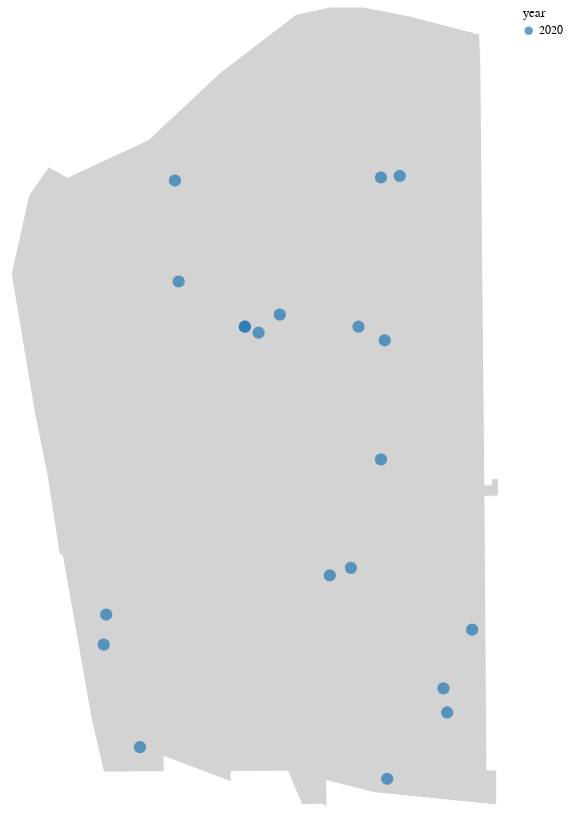

Notebook source saved alongside this figure:
### Markdown cell above
### 2020 homicides

### Code cell
# Boyle Heights neighborhood background
background = (
    alt.Chart(boyle_heights)
    .mark_geoshape(fill="lightgray", stroke="white")
    .properties(width=500, height=800)
)

# homicide positions on background
points = (
    alt.Chart(bh_homicides.query("year == 2020"))
    .mark_circle(size=150)
    .encode(
        longitude="longitude:Q",
        latitude="latitude:Q",
        color=alt.Color("year:N", scale=alt.Scale(scheme="category10")),
        tooltip=[
            "record_id:N",
            "year:N",
            "date_occurred:N",
            "premises_description:N",
            "weapon_description:N",
        ],
    )
)

(background + points).properties(height=600, width=300).configure_legend(
    symbolType="circle", symbolSize=70
)

### Figure 1 — Vega-Lite specification as saved in the notebook (floating-point values rounded to 4 significant figures)
{"config": {"view": {"width": 800, "height": 450}, "background": "#ffffff", "title": {"anchor": "start", "font": "Benton Gothic Bold, sans", "fontColor": "#000000", "fontSize": 22, "fontWeight": "normal"}, "arc": {"fill": "#82c6df"}, "area": {"fill": "#82c6df"}, "line": {"stroke": "#82c6df", "strokeWidth": 3}, "path": {"stroke": "#82c6df"}, "rect": {"fill": "#82c6df"}, "shape": {"stroke": "#82c6df"}, "bar": {"fill": "#82c6df"}, "point": {"stroke": "#82c6df"}, "symbol": {"fill": "#82c6df", "size": 30}, "axis": {"titleFont": "Benton Gothic Bold, sans", "titleFontSize": 13, "titleFontWeight": "normal", "labelFont": "Benton Gothic, sans", "labelFontSize": 11.5, "labelFontWeight": "normal"}, "axisX": {"labelAngle": 0, "labelPadding": 4, "tickSize": 3}, "axisY": {"labelBaseline": "middle", "maxExtent": 45, "minExtent": 45, "tickSize": 2, "titleAlign": "left", "titleAngle": 0, "titleX": -45, "titleY": -11}, "legend": {"titleFont": "Benton Gothic Bold, sans", "titleFontSize": 13, "titleFontWeight": "normal", "symbolType": "circle", "labelFont": "Benton Gothic, sans", "labelFontSize": 11.5, "symbolSize": 70}, "range": {"category": ["#3580b1", "#ec8431", "#ab7fb4", "#c89d29", "#adc839", "#829eb1"], "diverging": ["#e68a4f", "#f4bb6a", "#f9e39c", "#dadfe2", "#a6b7c6", "#849eae"], "heatmap": ["#fbf2c7", "#f9e39c", "#f8d36e", "#f4bb6a", "#e68a4f", "#d15a40", "#ab4232"], "ordinal": ["#fbf2c7", "#f9e39c", "#f8d36e", "#f4bb6a", "#e68a4f", "#d15a40", "#ab4232"], "ramp": ["#fbf2c7", "#f9e39c", "#f8d36e", "#f4bb6a", "#e68a4f", "#d15a40", "#ab4232"]}}, "layer": [{"data": {"name": "data-a26633d19f75df061e037f0379057434"}, "mark": {"type": "geoshape", "fill": "lightgray", "stroke": "white"}, "height": 800, "width": 500}, {"data": {"name": "data-accc05bf2289201336830c97dfccee1c"}, "mark": {"type": "circle", "size": 150}, "encoding": {"color": {"type": "nominal", "field": "year", "scale": {"scheme": "category10"}}, "latitude": {"field": "latitude", "type": "quantitative"}, "longitude": {"field": "longitude", "type": "quantitative"}, "tooltip": [{"type": "nominal", "field": "record_id"}, {"type": "nominal", "field": "year"}, {"type": "nominal", "field": "date_occurred"}, {"type": "nominal", "field": "premises_description"}, {"type": "nominal", "field": "weapon_description"}]}}], "height": 600, "width": 300, "$schema": "https://vega.github.io/schema/vega-lite/v4.8.1.json", "datasets": {"data-a26633d19f75df061e037f0379057434": [{"name": "Boyle Heights", "type": "Feature", "geometry": {"type": "MultiPolygon", "coordinates": [[[[-118.2, 34.06], [-118.2, 34.03], [-118.2, 34.03], [-118.2, 34.03], [-118.2, 34.03], [-118.2, 34.03], [-118.2, 34.03], [-118.2, 34.03], [-118.2, 34.02], [-118.2, 34.02], [-118.2, 34.01], [-118.2, 34.01], [-118.2, 34.01], [-118.2, 34.01], [-118.2, 34.01], [-118.2, 34.01], [-118.2, 34.02], [-118.2, 34.01], [-118.2, 34.01], [-118.2, 34.02], [-118.2, 34.01], [-118.2, 34.01], [-118.2, 34.02], [-118.2, 34.03], [-118.2, 34.03], [-118.2, 34.03], [-118.2, 34.04], [-118.2, 34.05], [-118.2, 34.05], [-118.2, 34.06], [-118.2, 34.05], [-118.2, 34.06], [-118.2, 34.06], [-118.2, 34.07], [-118.2, 34.07], [-118.2, 34.07], [-118.2, 34.07], [-118.2, 34.06], [-118.2, 34.06]]]]}}], "data-accc05bf2289201336830c97dfccee1c": [{"address": "2600    MARENGO                      ST", "crime_code": 110.0, "crime_code_description": "Criminal homicide", "crm_cd_1": 110.0, "crm_cd_2": null, "crm_cd_3": null, "crm_cd_4": null, "cross_street": null, "date_occurred": "2020-02-10", "date_reported": "2020-02-10", "day": 10, "descent_description": "hispanic", "division": "4.0", "division.1": null, "division_name": "Hollenbeck", "hour": 2, "index_right": 9, "latitude": 34.05, "longitude": -118.2, "minute": 0, "modus_operandi_code": "0913 1100 1402 0430 1820 0302 1309 0906", "month": 2, "monthname": "February", "name": "Boyle Heights", "part_category": "other", "part_type": 1, "premises_code": "501", "premises_description": "Single family dwelling", "quarter": 1, "record_id": 200405562, "reporting_district": 449, "status_code": "AA", "status_code_description": "adult_arrest", "time_occurred": 200, "victim_age": 29.0, "victim_descent": "H", "victim_sex": "male", "weapon_code": 109.0, "weapon_description": "Semi-automatic pistol", "weekday": 0, "year": 2020, "type": "Feature", "geometry": {"type": "Point", "coordinates": [-118.2, 34.05]}}, {"address": "900    GRANDE VISTA                 AV", "crime_code": 110.0, "crime_code_description": "Criminal homicide", "crm_cd_1": 110.0, "crm_cd_2": 998.0, "crm_cd_3": null, "crm_cd_4": null, "cross_street": null, "date_occurred": "2020-03-17", "date_reported": "2020-03-17", "day": 17, "descent_description": "hispanic", "division": "4.0", "division.1": null, "division_name": "Hollenbeck", "hour": 9, "index_right": 9, "latitude": 34.03, "longitude": -118.2, "minute": 5, "modus_operandi_code": "0302 0334 0430 0202 0906 1100 2004 1407 1822 0341", "month": 3, "monthname": "March", "name": "Boyle Heights", "part_category": "other", "part_type": 1, "premises_code": "102", "premises_description": "Sidewalk", "quarter": 1, "record_id": 200407038, "reporting_district": 478, "status_code": "AA", "status_code_description": "adult_arrest", "time_occurred": 905, "victim_age": 26.0, "victim_descent": "H", "victim_sex": "male", "weapon_code": 109.0, "weapon_description": "Semi-automatic pistol", "weekday": 1, "year": 2020, "type": "Feature", "geometry": {"type": "Point", "coordinates": [-118.2, 34.03]}}, {"address": "1800    PENNSYLVANIA                 AV", "crime_code": 110.0, "crime_code_description": "Criminal homicide", "crm_cd_1": 110.0, "crm_cd_2": null, "crm_cd_3": null, "crm_cd_4": null, "cross_street": null, "date_occurred": "2020-09-26", "date_reported": "2020-09-26", "day": 26, "descent_description": "hispanic", "division": "4.0", "division.1": null, "division_name": "Hollenbeck", "hour": 9, "index_right": 9, "latitude": 34.05, "longitude": -118.2, "minute": 0, "modus_operandi_code": "1822 0400 0416 0429 1202", "month": 9, "monthname": "September", "name": "Boyle Heights", "part_category": "other", "part_type": 1, "premises_code": "101", "premises_description": "Street", "quarter": 3, "record_id": 200401071, "reporting_district": 453, "status_code": "IC", "status_code_description": "invest_cont", "time_occurred": 900, "victim_age": 62.0, "victim_descent": "H", "victim_sex": "male", "weapon_code": 400.0, "weapon_description": "Strong-arm (hands, fist, feet or bodily force)", "weekday": 5, "year": 2020, "type": "Feature", "geometry": {"type": "Point", "coordinates": [-118.2, 34.05]}}, {"address": "2800 E  CESAR E CHAVEZ               AV", "crime_code": 110.0, "crime_code_description": "Criminal homicide", "crm_cd_1": 110.0, "crm_cd_2": 998.0, "crm_cd_3": null, "crm_cd_4": null, "cross_street": null, "date_occurred": "2020-04-15", "date_reported": "2020-04-16", "day": 15, "descent_description": "hispanic", "division": "4.0", "division.1": null, "division_name": "Hollenbeck", "hour": 22, "index_right": 9, "latitude": 34.04, "longitude": -118.2, "minute": 59, "modus_operandi_code": "1402 1407 0946 1270 1809 1822 1100 0906 0430", "month": 4, "monthname": "April", "name": "Boyle Heights", "part_category": "other", "part_type": 1, "premises_code": "108", "premises_description": "Parking lot", "quarter": 2, "record_id": 200407880, "reporting_district": 466, "status_code": "AA", "status_code_description": "adult_arrest", "time_occurred": 2259, "victim_age": 45.0, "victim_descent": "H", "victim_sex": "male", "weapon_code": 102.0, "weapon_description": "Hand gun", "weekday": 2, "year": 2020, "type": "Feature", "geometry": {"type": "Point", "coordinates": [-118.2, 34.04]}}, {"address": "700    ECHANDIA                     ST", "crime_code": 110.0, "crime_code_description": "Criminal homicide", "crm_cd_1": 110.0, "crm_cd_2": 998.0, "crm_cd_3": null, "crm_cd_4": null, "cross_street": null, "date_occurred": "2020-05-15", "date_reported": "2020-05-15", "day": 15, "descent_description": "hispanic", "division": "4.0", "division.1": null, "division_name": "Hollenbeck", "hour": 7, "index_right": 9, "latitude": 34.05, "longitude": -118.2, "minute": 10, "modus_operandi_code": "0906 1822 1100 0430 0334 1407 0302", "month": 5, "monthname": "May", "name": "Boyle Heights", "part_category": "other", "part_type": 1, "premises_code": "109", "premises_description": "Park/playground", "quarter": 2, "record_id": 200408872, "reporting_district": 453, "status_code": "IC", "status_code_description": "invest_cont", "time_occurred": 710, "victim_age": 40.0, "victim_descent": "H", "victim_sex": "male", "weapon_code": 102.0, "weapon_description": "Hand gun", "weekday": 4, "year": 2020, "type": "Feature", "geometry": {"type": "Point", "coordinates": [-118.2, 34.05]}}, {"address": "3700    WHITTIER                     BL", "crime_code": 110.0, "crime_code_description": "Criminal homicide", "crm_cd_1": 110.0, "crm_cd_2": null, "crm_cd_3": null, "crm_cd_4": null, "cross_street": null, "date_occurred": "2020-07-18", "date_reported": "2020-07-18", "day": 18, "descent_description": "hispanic", "division": "4.0", "division.1": null, "division_name": "Hollenbeck", "hour": 12, "index_right": 9, "latitude": 34.02, "longitude": -118.2, "minute": 12, "modus_operandi_code": "1816 0430 1402 1407 0906 1218 2004 1100 0913 1817", "month": 7, "monthname": "July", "name": "Boyle Heights", "part_category": "other", "part_type": 1, "premises_code": "502", "premises_description": "Multi-unit dwelling (apartment, duplex, etc)", "quarter": 3, "record_id": 200410897, "reporting_district": 479, "status_code": "AA", "status_code_description": "adult_arrest", "time_occurred": 1212, "victim_age": 55.0, "victim_descent": "H", "victim_sex": "male", "weapon_code": 102.0, "weapon_description": "Hand gun", "weekday": 5, "year": 2020, "type": "Feature", "geometry": {"type": "Point", "coordinates": [-118.2, 34.02]}}, {"address": "400 N  EVERGREEN                    AV", "crime_code": 110.0, "crime_code_description": "Criminal homicide", "crm_cd_1": 110.0, "crm_cd_2": 998.0, "crm_cd_3": null, "crm_cd_4": null, "cross_street": null, "date_occurred": "2020-04-09", "date_reported": "2020-04-09", "day": 9, "descent_description": "hispanic", "division": "4.0", "division.1": null, "division_name": "Hollenbeck", "hour": 19, "index_right": 9, "latitude": 34.04, "longitude": -118.2, "minute": 55, "modus_operandi_code": "1407 1822 1100 0430 0305", "month": 4, "monthname": "April", "name": "Boyle Heights", "part_category": "other", "part_type": 1, "premises_code": "102", "premises_description": "Sidewalk", "quarter": 2, "record_id": 200407715, "reporting_district": 459, "status_code": "IC", "status_code_description": "invest_cont", "time_occurred": 1955, "victim_age": 44.0, "victim_descent": "H", "victim_sex": "male", "weapon_code": 109.0, "weapon_description": "Semi-automatic pistol", "weekday": 3, "year": 2020, "type": "Feature", "geometry": {"type": "Point", "coordinates": [-118.2, 34.04]}}, {"address": "1200    LOS PALOS                    ST", "crime_code": 110.0, "crime_code_description": "Criminal homicide", "crm_cd_1": 110.0, "crm_cd_2": 998.0, "crm_cd_3": null, "crm_cd_4": null, "cross_street": null, "date_occurred": "2020-06-10", "date_reported": "2020-06-10", "day": 10, "descent_description": "hispanic", "division": "4.0", "division.1": null, "division_name": "Hollenbeck", "hour": 19, "index_right": 9, "latitude": 34.02, "longitude": -118.2, "minute": 35, "modus_operandi_code": "0430 1100 0906 1402 0913 1817", "month": 6, "monthname": "June", "name": "Boyle Heights", "part_category": "other", "part_type": 1, "premises_code": "102", "premises_description": "Sidewalk", "quarter": 2, "record_id": 200409680, "reporting_district": 499, "status_code": "AA", "status_code_description": "adult_arrest", "time_occurred": 1935, "victim_age": 36.0, "victim_descent": "H", "victim_sex": "male", "weapon_code": 102.0, "weapon_description": "Hand gun", "weekday": 2, "year": 2020, "type": "Feature", "geometry": {"type": "Point", "coordinates": [-118.2, 34.02]}}, {"address": "1500    RIO VISTA                    AV", "crime_code": 110.0, "crime_code_description": "Criminal homicide", "crm_cd_1": 110.0, "crm_cd_2": null, "crm_cd_3": null, "crm_cd_4": null, "cross_street": null, "date_occurred": "2020-05-25", "date_reported": "2020-05-26", "day": 25, "descent_description": "hispanic", "division": "4.0", "division.1": null, "division_name": "Hollenbeck", "hour": 13, "index_right": 9, "latitude": 34.02, "longitude": -118.2, "minute": 0, "modus_operandi_code": "1501 0400 1218 1822 0430 1100", "month": 5, "monthname": "May", "name": "Boyle Heights", "part_category": "other", "part_type": 1, "premises_code": "710", "premises_description": "Other premise", "quarter": 2, "record_id": 200409237, "reporting_district": 491, "status_code": "IC", "status_code_description": "invest_cont", "time_occurred": 1300, "victim_age": 27.0, "victim_descent": "H", "victim_sex": "female", "weapon_code": 500.0, "weapon_description": "Unknown weapon/other weapon", "weekday": 0, "year": 2020, "type": "Feature", "geometry": {"type": "Point", "coordinates": [-118.2, 34.02]}}, {"address": "200 N  SOTO                         ST", "crime_code": 110.0, "crime_code_description": "Criminal homicide", "crm_cd_1": 110.0, "crm_cd_2": 998.0, "crm_cd_3": null, "crm_cd_4": null, "cross_street": null, "date_occurred": "2020-06-04", "date_reported": "2020-06-04", "day": 4, "descent_description": "hispanic", "division": "4.0", "division.1": null, "division_name": "Hollenbeck", "hour": 22, "index_right": 9, "latitude": 34.05, "longitude": -118.2, "minute": 10, "modus_operandi_code": "0430 1402 0906 1100 1822", "month": 6, "monthname": "June", "name": "Boyle Heights", "part_category": "other", "part_type": 1, "premises_code": "101", "premises_description": "Street", "quarter": 2, "record_id": 200409502, "reporting_district": 466, "status_code": "AA", "status_code_description": "adult_arrest", "time_occurred": 2210, "victim_age": 24.0, "victim_descent": "H", "victim_sex": "male", "weapon_code": 109.0, "weapon_description": "Semi-automatic pistol", "weekday": 3, "year": 2020, "type": "Feature", "geometry": {"type": "Point", "coordinates": [-118.2, 34.05]}}, {"address": "MARENGO", "crime_code": 110.0, "crime_code_description": "Criminal homicide", "crm_cd_1": 110.0, "crm_cd_2": 998.0, "crm_cd_3": null, "crm_cd_4": null, "cross_street": "FICKETT", "date_occurred": "2020-09-13", "date_reported": "2020-09-13", "day": 13, "descent_description": "hispanic", "division": "4.0", "division.1": null, "division_name": "Hollenbeck", "hour": 20, "index_right": 9, "latitude": 34.05, "longitude": -118.2, "minute": 20, "modus_operandi_code": "0906 1822 1100 0430 1407", "month": 9, "monthname": "September", "name": "Boyle Heights", "part_category": "other", "part_type": 1, "premises_code": "101", "premises_description": "Street", "quarter": 3, "record_id": 200401042, "reporting_district": 449, "status_code": "IC", "status_code_description": "invest_cont", "time_occurred": 2020, "victim_age": 36.0, "victim_descent": "H", "victim_sex": "male", "weapon_code": 102.0, "weapon_description": "Hand gun", "weekday": 6, "year": 2020, "type": "Feature", "geometry": {"type": "Point", "coordinates": [-118.2, 34.05]}}, {"address": "2500 E  OLYMPIC                      BL", "crime_code": 110.0, "crime_code_description": "Criminal homicide", "crm_cd_1": 110.0, "crm_cd_2": 998.0, "crm_cd_3": null, "crm_cd_4": null, "cross_street": null, "date_occurred": "2020-09-27", "date_reported": "2020-09-27", "day": 27, "descent_description": "hispanic", "division": "4.0", "division.1": null, "division_name": "Hollenbeck", "hour": 9, "index_right": 9, "latitude": 34.03, "longitude": -118.2, "minute": 30, "modus_operandi_code": "1100 0430 1218 1822 1402", "month": 9, "monthname": "September", "name": "Boyle Heights", "part_category": "other", "part_type": 1, "premises_code": "116", "premises_description": "Other/outside", "quarter": 3, "record_id": 200413210, "reporting_district": 491, "status_code": "IC", "status_code_description": "invest_cont", "time_occurred": 930, "victim_age": 50.0, "victim_descent": "H", "victim_sex": "male", "weapon_code": 102.0, "weapon_description": "Hand gun", "weekday": 6, "year": 2020, "type": "Feature", "geometry": {"type": "Point", "coordinates": [-118.2, 34.03]}}, {"address": "600    SPENCE                       ST", "crime_code": 110.0, "crime_code_description": "Criminal homicide", "crm_cd_1": 110.0, "crm_cd_2": 998.0, "crm_cd_3": null, "crm_cd_4": null, "cross_street": null, "date_occurred": "2020-10-05", "date_reported": "2020-10-05", "day": 5, "descent_description": "hispanic", "division": "4.0", "division.1": null, "division_name": "Hollenbeck", "hour": 1, "index_right": 9, "latitude": 34.03, "longitude": -118.2, "minute": 50, "modus_operandi_code": "1402 0906 1100 1822 0430", "month": 10, "monthname": "October", "name": "Boyle Heights", "part_category": "other", "part_type": 1, "premises_code": "101", "premises_description": "Street", "quarter": 4, "record_id": 200413477, "reporting_district": 478, "status_code": "IC", "status_code_description": "invest_cont", "time_occurred": 150, "victim_age": 29.0, "victim_descent": "H", "victim_sex": "male", "weapon_code": 109.0, "weapon_description": "Semi-automatic pistol", "weekday": 0, "year": 2020, "type": "Feature", "geometry": {"type": "Point", "coordinates": [-118.2, 34.03]}}, {"address": "BESWICK", "crime_code": 110.0, "crime_code_description": "Criminal homicide", "crm_cd_1": 110.0, "crm_cd_2": 998.0, "crm_cd_3": null, "crm_cd_4": null, "cross_street": "CALZONA                      ST", "date_occurred": "2020-07-20", "date_reported": "2020-07-20", "day": 20, "descent_description": "white", "division": "4.0", "division.1": null, "division_name": "Hollenbeck", "hour": 22, "index_right": 9, "latitude": 34.02, "longitude": -118.2, "minute": 30, "modus_operandi_code": "1100 0430 0906 1270 1822 1402 1419", "month": 7, "monthname": "July", "name": "Boyle Heights", "part_category": "other", "part_type": 1, "premises_code": "101", "premises_description": "Street", "quarter": 3, "record_id": 200410989, "reporting_district": 499, "status_code": "IC", "status_code_description": "invest_cont", "time_occurred": 2230, "victim_age": 34.0, "victim_descent": "W", "victim_sex": "male", "weapon_code": 106.0, "weapon_description": "Unknown firearm", "weekday": 0, "year": 2020, "type": "Feature", "geometry": {"type": "Point", "coordinates": [-118.2, 34.02]}}, {"address": "3600    NOAKES                       ST", "crime_code": 110.0, "crime_code_description": "Criminal homicide", "crm_cd_1": 110.0, "crm_cd_2": null, "crm_cd_3": null, "crm_cd_4": null, "cross_street": null, "date_occurred": "2020-10-31", "date_reported": "2020-10-31", "day": 31, "descent_description": "hispanic", "division": "4.0", "division.1": null, "division_name": "Hollenbeck", "hour": 10, "index_right": 9, "latitude": 34.01, "longitude": -118.2, "minute": 21, "modus_operandi_code": "1100 0416 1218 0906 1270 0430 0913", "month": 10, "monthname": "October", "name": "Boyle Heights", "part_category": "other", "part_type": 1, "premises_code": "101", "premises_description": "Street", "quarter": 4, "record_id": 200414483, "reporting_district": 499, "status_code": "AA", "status_code_description": "adult_arrest", "time_occurred": 1021, "victim_age": 44.0, "victim_descent": "H", "victim_sex": "male", "weapon_code": 102.0, "weapon_description": "Hand gun", "weekday": 5, "year": 2020, "type": "Feature", "geometry": {"type": "Point", "coordinates": [-118.2, 34.01]}}, {"address": "2300 E  1ST                          ST", "crime_code": 110.0, "crime_code_description": "Criminal homicide", "crm_cd_1": 110.0, "crm_cd_2": 998.0, "crm_cd_3": null, "crm_cd_4": null, "cross_street": null, "date_occurred": "2020-08-13", "date_reported": "2020-08-13", "day": 13, "descent_description": "hispanic", "division": "4.0", "division.1": null, "division_name": "Hollenbeck", "hour": 16, "index_right": 9, "latitude": 34.04, "longitude": -118.2, "minute": 55, "modus_operandi_code": "0910 1100 0430 1402 1407 1822 2047", "month": 8, "monthname": "August", "name": "Boyle Heights", "part_category": "other", "part_type": 1, "premises_code": "962", "premises_description": "Mta - gold line - soto", "quarter": 3, "record_id": 200411734, "reporting_district": 464, "status_code": "IC", "status_code_description": "invest_cont", "time_occurred": 1655, "victim_age": 25.0, "victim_descent": "H", "victim_sex": "male", "weapon_code": 109.0, "weapon_description": "Semi-automatic pistol", "weekday": 3, "year": 2020, "type": "Feature", "geometry": {"type": "Point", "coordinates": [-118.2, 34.04]}}, {"address": "2800 E  LUGO                         ST", "crime_code": 110.0, "crime_code_description": "Criminal homicide", "crm_cd_1": 110.0, "crm_cd_2": null, "crm_cd_3": null, "crm_cd_4": null, "cross_street": null, "date_occurred": "2020-12-31", "date_reported": "2020-12-31", "day": 31, "descent_description": "hispanic", "division": "4.0", "division.1": null, "division_name": "Hollenbeck", "hour": 8, "index_right": 9, "latitude": 34.02, "longitude": -118.2, "minute": 55, "modus_operandi_code": "1100 1822 1218 0430", "month": 12, "monthname": "December", "name": "Boyle Heights", "part_category": "other", "part_type": 1, "premises_code": "116", "premises_description": "Other/outside", "quarter": 4, "record_id": 200416452, "reporting_district": 497, "status_code": "IC", "status_code_description": "invest_cont", "time_occurred": 855, "victim_age": 45.0, "victim_descent": "H", "victim_sex": "male", "weapon_code": 106.0, "weapon_description": "Unknown firearm", "weekday": 3, "year": 2020, "type": "Feature", "geometry": {"type": "Point", "coordinates": [-118.2, 34.02]}}, {"address": "200 S  SOTO                         ST", "crime_code": 110.0, "crime_code_description": "Criminal homicide", "crm_cd_1": 110.0, "crm_cd_2": null, "crm_cd_3": null, "crm_cd_4": null, "cross_street": null, "date_occurred": "2020-12-19", "date_reported": "2020-12-19", "day": 19, "descent_description": "hispanic", "division": "4.0", "division.1": null, "division_name": "Hollenbeck", "hour": 17, "index_right": 9, "latitude": 34.04, "longitude": -118.2, "minute": 19, "modus_operandi_code": "1822 0430 0906", "month": 12, "monthname": "December", "name": "Boyle Heights", "part_category": "other", "part_type": 1, "premises_code": "101", "premises_description": "Street", "quarter": 4, "record_id": 200416099, "reporting_district": 464, "status_code": "AA", "status_code_description": "adult_arrest", "time_occurred": 1719, "victim_age": 22.0, "victim_descent": "H", "victim_sex": "male", "weapon_code": 102.0, "weapon_description": "Hand gun", "weekday": 5, "year": 2020, "type": "Feature", "geometry": {"type": "Point", "coordinates": [-118.2, 34.04]}}, {"address": "200 S  SOTO                         ST", "crime_code": 110.0, "crime_code_description": "Criminal homicide", "crm_cd_1": 110.0, "crm_cd_2": null, "crm_cd_3": null, "crm_cd_4": null, "cross_street": null, "date_occurred": "2020-12-19", "date_reported": "2020-12-19", "day": 19, "descent_description": "hispanic", "division": "4.0", "division.1": null, "division_name": "Hollenbeck", "hour": 17, "index_right": 9, "latitude": 34.04, "longitude": -118.2, "minute": 19, "modus_operandi_code": "1822 0430 1100 0906", "month": 12, "monthname": "December", "name": "Boyle Heights", "part_category": "other", "part_type": 1, "premises_code": "101", "premises_description": "Street", "quarter": 4, "record_id": 200416098, "reporting_district": 464, "status_code": "AA", "status_code_description": "adult_arrest", "time_occurred": 1719, "victim_age": 23.0, "victim_descent": "H", "victim_sex": "female", "weapon_code": 102.0, "weapon_description": "Hand gun", "weekday": 5, "year": 2020, "type": "Feature", "geometry": {"type": "Point", "coordinates": [-118.2, 34.04]}}, {"address": "3200 E  4TH                          ST", "crime_code": 110.0, "crime_code_description": "Criminal homicide", "crm_cd_1": 110.0, "crm_cd_2": null, "crm_cd_3": null, "crm_cd_4": null, "cross_street": null, "date_occurred": "2020-11-23", "date_reported": "2020-11-23", "day": 23, "descent_description": "hispanic", "division": "4.0", "division.1": null, "division_name": "Hollenbeck", "hour": 14, "index_right": 9, "latitude": 34.04, "longitude": -118.2, "minute": 45, "modus_operandi_code": "1100 1822 0430 0906", "month": 11, "monthname": "November", "name": "Boyle Heights", "part_category": "other", "part_type": 1, "premises_code": "102", "premises_description": "Sidewalk", "quarter": 4, "record_id": 200415190, "reporting_district": 465, "status_code": "IC", "status_code_description": "invest_cont", "time_occurred": 1445, "victim_age": 30.0, "victim_descent": "H", "victim_sex": "male", "weapon_code": 102.0, "weapon_description": "Hand gun", "weekday": 0, "year": 2020, "type": "Feature", "geometry": {"type": "Point", "coordinates": [-118.2, 34.04]}}]}}
